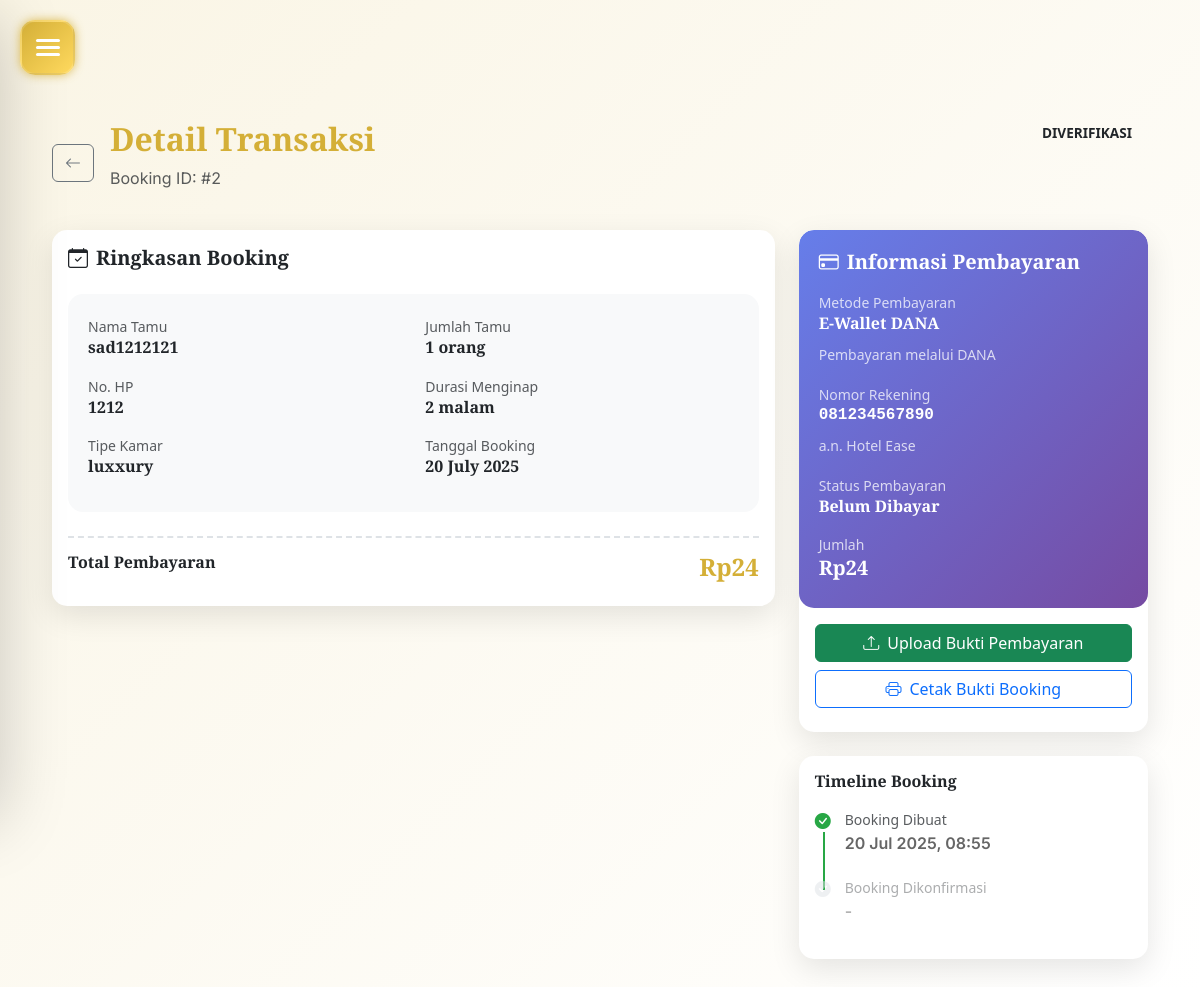
/user/transaksi.php?booking_id=2 (signed in), run on the app's committed database.
### tables this page shows
CREATE TABLE `pembayaran` (
  `id` int(11) NOT NULL,
  `booking_id` int(11) DEFAULT NULL,
  `metode_pembayaran_id` int(11) DEFAULT NULL,
  `jumlah` decimal(10,2) DEFAULT NULL,
  `bukti_pembayaran` varchar(255) DEFAULT NULL,
  `keterangan_pembayaran` text DEFAULT NULL,
  `tanggal_upload` datetime DEFAULT NULL,
  `status` enum('belum_dibayar','menunggu_verifikasi','dibayar','gagal') DEFAULT 'belum_dibayar',
  `tanggal_pembayaran` timestamp NULL DEFAULT current_timestamp(),
  `verified_by` int(11) DEFAULT NULL,
  `verified_at` timestamp NULL DEFAULT NULL
);

CREATE TABLE `booking` (
  `id` int(11) NOT NULL,
  `user_id` int(11) NOT NULL,
  `nama` varchar(100) DEFAULT NULL,
  `no_hp` varchar(20) DEFAULT NULL,
  `tipe_kamar` varchar(50) DEFAULT NULL,
  `jumlah_tamu` int(11) DEFAULT NULL,
  `jumlah_malam` int(11) DEFAULT NULL,
  `catatan` text DEFAULT NULL,
  `harga_total` int(11) DEFAULT NULL,
  `created_at` timestamp NULL DEFAULT current_timestamp(),
  `status` enum('diajukan','diverifikasi','ditolak','diterima') DEFAULT 'diajukan'
);

CREATE TABLE `metode_pembayaran` (
  `id` int(11) NOT NULL,
  `nama_metode` varchar(50) NOT NULL,
  `deskripsi` text DEFAULT NULL,
  `nomor_rekening` varchar(50) DEFAULT NULL,
  `atas_nama` varchar(100) DEFAULT NULL,
  `status` enum('aktif','nonaktif') DEFAULT 'aktif'
);

### user/transaksi.php (the view, shortened to what this page needs)
<?php
require '../config/koneksi.php';
$booking_id = isset($_GET['booking_id']) ? (int)$_GET['booking_id'] : 0;
$query = "SELECT b.*, p.metode_pembayaran_id, p.jumlah as jumlah_pembayaran, p.status as status_pembayaran,
                 p.bukti_pembayaran, p.keterangan_pembayaran, p.tanggal_upload,
                 mp.nama_metode, mp.deskripsi as metode_deskripsi, mp.nomor_rekening, mp.atas_nama
          FROM booking b
          LEFT JOIN pembayaran p ON b.id = p.booking_id
          LEFT JOIN metode_pembayaran mp ON p.metode_pembayaran_id = mp.id
          WHERE b.id = ? AND b.user_id = ?";
$stmt = $conn->prepare($query);
$stmt->bind_param("ii", $booking_id, $_SESSION['user_id']);
$stmt->execute();
$result = $stmt->get_result();
$booking = $result->fetch_assoc();
?>
<!DOCTYPE html>
<html lang="id">
<head>
    <link rel="stylesheet" href="../assets/style.css">
    <link href="https://cdn.jsdelivr.net/npm/bootstrap@5.3.0/dist/css/bootstrap.min.css" rel="stylesheet">
    <link href="https://cdn.jsdelivr.net/npm/bootstrap-icons@1.10.5/font/bootstrap-icons.css" rel="stylesheet">
    <link rel="stylesheet" href="https://cdnjs.cloudflare.com/ajax/libs/font-awesome/6.0.0-beta3/css/all.min.css">
</head>
<body>
    <?php require('sidebar.php'); ?>
<div class="main-content">
    <div class="container-fluid">
        <div class="row mb-4">
            <div class="col">
                <div class="d-flex align-items-center">
                    <a href="dashboard.php" class="btn btn-outline-secondary me-3">
                        <i class="bi bi-arrow-left"></i>
                    </a>
                    <div>
                        <h2 class="fw-bold text-gold mb-2 fade-in-up">Detail Transaksi</h2>
                        <p class="text-muted fade-in-up">Booking ID: #<?= $booking['id'] ?></p>
                    </div>
                </div>
            </div>
            <div class="col-auto">
                <span class="status-badge status-<?= $booking['status'] ?>">
                    <?= ucfirst(str_replace('_', ' ', $booking['status'])) ?>
                </span>
            </div>
        </div>
        <div class="row g-4">
            <div class="col-lg-8">
                <div class="card transaction-card fade-in-up">
                    <div class="card-body">
                        <h5 class="card-title text-gold fw-bold mb-4">
                            <i class="bi bi-calendar-check me-2"></i>Ringkasan Booking
                        </h5>
                        <div class="booking-summary">
                            <div class="row g-4">
                                <div class="col-md-6">
                                    <div class="mb-3">
                                        <small class="text-muted">Nama Tamu</small>
                                        <h6 class="fw-semibold"><?= htmlspecialchars($booking['nama']) ?></h6>
                                    </div>
                                    <div class="mb-3">
                                        <small class="text-muted">No. HP</small>
                                        <h6 class="fw-semibold"><?= htmlspecialchars($booking['no_hp']) ?></h6>
                                    </div>
                                    <div class="mb-3">
                                        <small class="text-muted">Tipe Kamar</small>
                                        <h6 class="fw-semibold"><?= htmlspecialchars($booking['tipe_kamar']) ?></h6>
                                    </div>
                                </div>
                                <div class="col-md-6">
                                    <div class="mb-3">
                                        <small class="text-muted">Jumlah Tamu</small>
                                        <h6 class="fw-semibold"><?= $booking['jumlah_tamu'] ?> orang</h6>
                                    </div>
                                    <div class="mb-3">
                                        <small class="text-muted">Durasi Menginap</small>
                                        <h6 class="fw-semibold"><?= $booking['jumlah_malam'] ?> malam</h6>
                                    </div>
                                    <div class="mb-3">
                                        <small class="text-muted">Tanggal Booking</small>
                                        <h6 class="fw-semibold"><?= date('d F Y', strtotime($booking['created_at'])) ?></h6>
                                    </div>
                                </div>
                            </div>
                        </div>
                        <div class="price-breakdown mt-4">
                            <div class="row">
                                <div class="col-8">
                                    <h6 class="fw-semibold">Total Pembayaran</h6>
                                </div>
                                <div class="col-4 text-end">
                                    <h4 class="fw-bold text-gold">Rp<?= number_format($booking['harga_total'], 0, ',', '.') ?></h4>
                                </div>
                            </div>
                        </div>
                    </div>
                </div>
            </div>
            <div class="col-lg-4">
                <div class="card transaction-card fade-in-up">
                    <div class="card-body p-0">
                        <div class="payment-info">
                            <h5 class="fw-bold mb-3">
                                <i class="bi bi-credit-card me-2"></i>Informasi Pembayaran
                            </h5>
                            <?php if ($booking['nama_metode']): ?>
                            <div class="mb-3">
                                <small class="opacity-75">Metode Pembayaran</small>
                                <h6 class="fw-semibold"><?= htmlspecialchars($booking['nama_metode']) ?></h6>
                                <?php if ($booking['metode_deskripsi']): ?>
                                <small class="opacity-75"><?= htmlspecialchars($booking['metode_deskripsi']) ?></small>
                                <?php endif; ?>
                            </div>
                            <?php if ($booking['nomor_rekening']): ?>
                            <div class="mb-3">
                                <small class="opacity-75">Nomor Rekening</small>
                                <h6 class="fw-semibold font-monospace"><?= htmlspecialchars($booking['nomor_rekening']) ?></h6>
                                <?php if ($booking['atas_nama']): ?>
                                <small class="opacity-75">a.n. <?= htmlspecialchars($booking['atas_nama']) ?></small>
                                <?php endif; ?>
                            </div>
                            <?php endif; ?>
                            <div class="mb-3">
                                <small class="opacity-75">Status Pembayaran</small>
                                <h6 class="fw-semibold">
                                    <?php
                                    $status_display = [
                                        'belum_dibayar' => 'Belum Dibayar',
                                        'menunggu_verifikasi' => 'Menunggu Verifikasi',
                                        'lunas' => 'Lunas',
                                        'gagal' => 'Gagal'
                                    ];
                                    echo $status_display[$booking['status_pembayaran']] ?? 'Tidak Diketahui';
                                    ?>
                                </h6>
                            </div>
                            <div>
                                <small class="opacity-75">Jumlah</small>
                                <h5 class="fw-bold">Rp<?= number_format($booking['jumlah_pembayaran'], 0, ',', '.') ?></h5>
                            </div>
                            <?php endif; ?>
                        </div>
                        <div class="p-3">
                            <?php if ($booking['status_pembayaran'] == 'belum_dibayar'): ?>
                            <button class="btn btn-success w-100 mb-2" onclick="uploadPaymentProof()">
                                <i class="bi bi-upload me-2"></i>Upload Bukti Pembayaran
                            </button>
                            <?php endif; ?>
                            <button class="btn btn-outline-primary w-100 mb-2" onclick="printReceipt()">
                                <i class="bi bi-printer me-2"></i>Cetak Bukti Booking
                            </button>
                        </div>
                    </div>
                </div>
                <div class="card transaction-card mt-4 fade-in-up">
                    <div class="card-body">
                        <h6 class="fw-bold mb-3">Timeline Booking</h6>
                        <div class="timeline">
                            <div class="timeline-item completed">
                                <i class="bi bi-check-circle-fill"></i>
                                <div>
                                    <small class="text-muted">Booking Dibuat</small>
                                    <p class="mb-0 fw-semibold"><?= date('d M Y, H:i', strtotime($booking['created_at'])) ?></p>
                                </div>
                            </div>
                            <?php if ($booking['status'] != 'diajukan'): ?>
                            <div class="timeline-item <?= in_array($booking['status'], ['dikonfirmasi', 'selesai']) ? 'completed' : '' ?>">
                                <i class="bi bi-check-circle-fill"></i>
                                <div>
                                    <small class="text-muted">Booking Dikonfirmasi</small>
                                    <p class="mb-0 fw-semibold">-</p>
                                </div>
                            </div>
                            <?php endif; ?>
                        </div>
                    </div>
                </div>
            </div>
        </div>
    </div>
</div>
</body>
</html>

### assets/style.css (style rules this page uses)
:root { --primary-gold: #d4af37; --primary-dark: #1a1a1a; --primary-green: #2c5530; --accent-cream: #faf5e5; --text-dark: #2c2c2c; --text-light: #666666; --glass-bg: rgba(255, 255, 255, 0.1); --glass-border: rgba(255, 255, 255, 0.2); --shadow-soft: 0 8px 32px rgba(0, 0, 0, 0.1); --shadow-medium: 0 12px 48px rgba(0, 0, 0, 0.15); --shadow-strong: 0 20px 64px rgba(0, 0, 0, 0.2); --transition-smooth: all 0.4s cubic-bezier(0.4, 0, 0.2, 1); --transition-fast: all 0.2s ease; --border-radius: 16px; --border-radius-lg: 24px; }
* { margin: 0; padding: 0; box-sizing: border-box; }
html { scroll-behavior: smooth; }
body { font-family: "Inter", sans-serif; background: linear-gradient(135deg, var(--accent-cream) 0%, #ffffff 100%); color: var(--text-dark); line-height: 1.6; overflow-x: hidden; }
h1, h2, h3, h4, h5, h6 { font-family: "Playfair Display", serif; font-weight: 600; color: var(--primary-dark); margin-bottom: 1rem; }
h2 { font-size: 2.8rem; line-height: 1.3; }
h4 { font-size: 1.8rem; line-height: 1.4; }
h5 { font-size: 1.4rem; line-height: 1.5; }
h6 { font-size: 1.2rem; line-height: 1.5; }
p { font-family: "Inter", sans-serif; color: var(--text-light); margin-bottom: 1rem; }
.main-content { margin-left: 0; min-height: 100vh; padding: 120px 40px 40px; transition: var(--transition-smooth); }
.btn { border-radius: 12px; padding: 15px 30px; font-weight: 600; font-size: 1rem; transition: var(--transition-fast); border: none; cursor: pointer; }
.card { border: none; border-radius: var(--border-radius); box-shadow: var(--shadow-soft); transition: var(--transition-smooth); background: white; overflow: hidden; }
.card-body { padding: 25px; }
.text-gold { color: var(--primary-gold); }
.fade-in-up { animation: fadeInUp 0.6s ease-out; }

### assets/css/hamburger-user.css (style rules this page uses)
:root { --bg-primary: #1c1c28; --bg-secondary: #181823; --card-bg: #23232e; --card-bg-lighter: #26263a; --primary-accent: #d4af37; --primary-accent-hover: #ffd95e; --secondary-accent-soft-purple: #9e8cfc; --secondary-accent-sky-blue: #6fc1ff; --text-primary: #ffffff; --text-secondary: #a0a0b0; --text-muted: #c0c0c0; --success-color: #4cd964; --danger-color: #ff5c5c; --border-accent: #2e2e40; --border-table: #2e2e40; }
.main-content { transition: filter 0.3s ease; }

### user/transaksi.php (style rules this page uses)
.transaction-card { border: none; box-shadow: 0 10px 30px rgba(0,0,0,0.1); border-radius: 15px; }
.status-badge { padding: 8px 16px; border-radius: 20px; font-weight: 600; text-transform: uppercase; font-size: 0.85rem; }
.payment-info { background: linear-gradient(135deg, #667eea 0%, #764ba2 100%); border-radius: 15px; color: white; padding: 20px; }
.booking-summary { background: #f8f9fa; border-radius: 15px; padding: 20px; }
.price-breakdown { border-top: 2px dashed #dee2e6; padding-top: 15px; }
.timeline { position: relative; padding-left: 30px; }
.timeline-item { position: relative; padding-bottom: 20px; opacity: 0.5; }
.timeline-item.completed { opacity: 1; }
.timeline-item:not(:last-child):before { content: ''; position: absolute; left: -22px; top: 25px; height: calc(100% - 10px); width: 2px; background: #dee2e6; }
.timeline-item.completed:not(:last-child):before { background: #28a745; }
.timeline-item i { position: absolute; left: -30px; top: 2px; color: #dee2e6; }
.timeline-item.completed i { color: #28a745; }

### data on the page
pembayaran: booking "2", booking.status "DIVERIFIKASI", booking.nama "sad1212121", booking.no_hp "1212", booking.tipe_kamar "luxxury", booking.jumlah_tamu "1", booking.jumlah_malam "2", booking.created_at "20 July 2025", booking.harga_total "24", metode_pembayaran.nama_metode "E-Wallet DANA", metode_pembayaran.deskripsi "Pembayaran melalui DANA", metode_pembayaran.nomor_rekening "081234567890", metode_pembayaran.atas_nama "Hotel Ease", status "Belum Dibayar", jumlah "24", booking.created_at "20 Jul 2025, 08:55"
